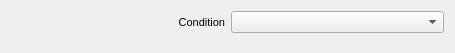
<?xml version="1.0" encoding="UTF-8"?>
<ui version="4.0">
 <class>Form</class>
 <widget class="QWidget" name="Form">
  <property name="geometry">
   <rect>
    <x>0</x>
    <y>0</y>
    <width>455</width>
    <height>53</height>
   </rect>
  </property>
  <property name="windowTitle">
   <string>Form</string>
  </property>
  <layout class="QVBoxLayout" name="verticalLayout">
   <item>
    <layout class="QGridLayout" name="gridLayout">
     <property name="sizeConstraint">
      <enum>QLayout::SetMaximumSize</enum>
     </property>
     <item row="0" column="0">
      <widget class="QLabel" name="conditionTypeLabel">
       <property name="sizePolicy">
        <sizepolicy hsizetype="Preferred" vsizetype="Minimum">
         <horstretch>0</horstretch>
         <verstretch>0</verstretch>
        </sizepolicy>
       </property>
       <property name="minimumSize">
        <size>
         <width>0</width>
         <height>0</height>
        </size>
       </property>
       <property name="font">
        <font>
         <pointsize>8</pointsize>
        </font>
       </property>
       <property name="text">
        <string notr="true">Condition</string>
       </property>
       <property name="alignment">
        <set>Qt::AlignRight|Qt::AlignTrailing|Qt::AlignVCenter</set>
       </property>
      </widget>
     </item>
     <item row="0" column="1">
      <widget class="QComboBox" name="conditionTypeComboBox"/>
     </item>
    </layout>
   </item>
   <item>
    <spacer name="verticalSpacer">
     <property name="orientation">
      <enum>Qt::Vertical</enum>
     </property>
     <property name="sizeHint" stdset="0">
      <size>
       <width>20</width>
       <height>40</height>
      </size>
     </property>
    </spacer>
   </item>
  </layout>
 </widget>
 <resources/>
 <connections/>
</ui>
